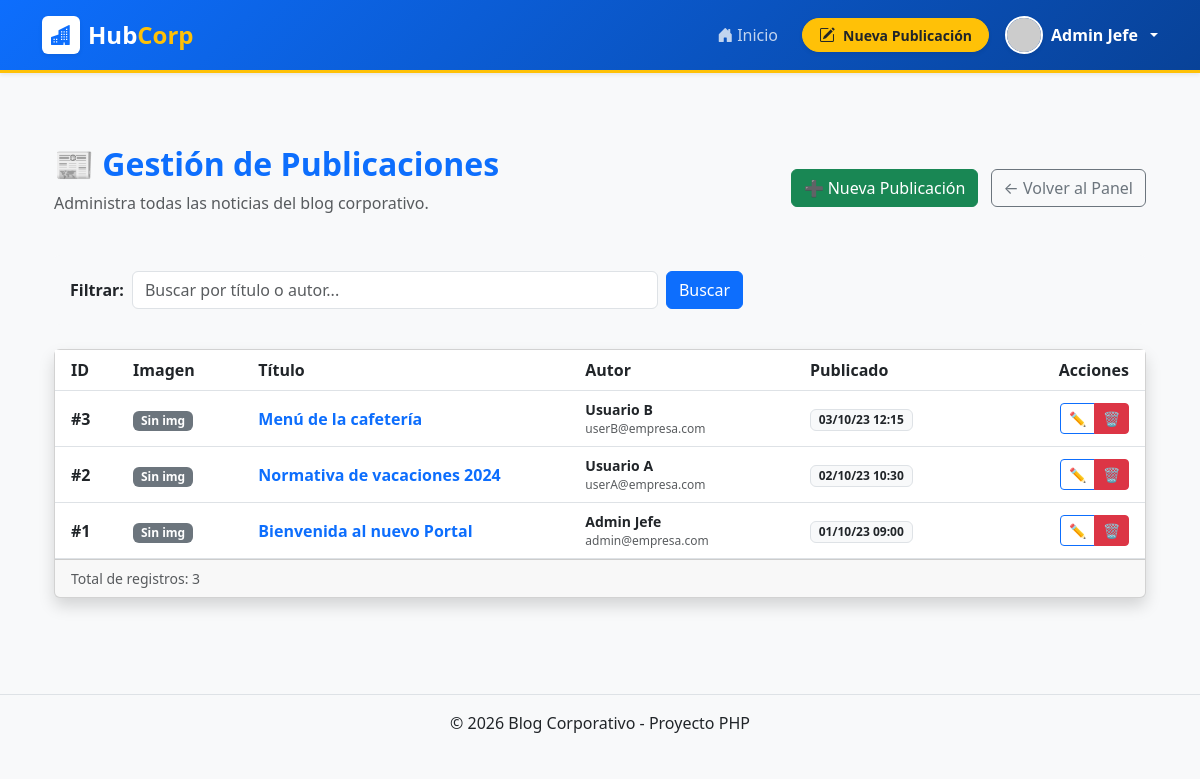
Screenshot of /admin/posts.php (signed in) with the database file from the repository.
### tables this page shows
CREATE TABLE posts (
    id INT AUTO_INCREMENT PRIMARY KEY,
    titulo VARCHAR(200) NOT NULL,
    contenido TEXT NOT NULL,
    imagen VARCHAR(255) DEFAULT 'default.png',  
    fecha_publicacion DATETIME DEFAULT CURRENT_TIMESTAMP,
    autor_id INT,
    FOREIGN KEY (autor_id) REFERENCES usuarios(id) ON DELETE CASCADE
);

CREATE TABLE usuarios (
    id INT AUTO_INCREMENT PRIMARY KEY,
    nombre VARCHAR(100) NOT NULL,
    email VARCHAR(100) NOT NULL UNIQUE,
    password VARCHAR(255) NOT NULL,
    rol ENUM('admin', 'empleado') DEFAULT 'empleado',
    cargo VARCHAR(100) DEFAULT 'Nuevo empleado',
    avatar VARCHAR(255) DEFAULT 'default.png',  
    fecha_registro DATETIME DEFAULT CURRENT_TIMESTAMP
);

### admin/posts.php (the view, shortened to what this page needs)
<?php
require_once '../includes/conexion.php';
$where_clause = "";
$busqueda = "";
$sql = "SELECT posts.*, usuarios.nombre AS autor_nombre, usuarios.email AS autor_email
        FROM posts
        LEFT JOIN usuarios ON posts.autor_id = usuarios.id
        $where_clause
        ORDER BY posts.fecha_publicacion DESC";
$posts = mysqli_query($conn, $sql);
?>
<?php include '../includes/header.php'; ?>
<div class="container py-5">
    <div class="d-flex justify-content-between align-items-center mb-4">
        <div>
            <h2 class="text-primary fw-bold">📰 Gestión de Publicaciones</h2>
            <p class="text-muted">Administra todas las noticias del blog corporativo.</p>
        </div>
        <div>
            <a href="../crear_post.php" class="btn btn-success">
                ➕ Nueva Publicación
            </a>
            <a href="index.php" class="btn btn-outline-secondary ms-2">
                &larr; Volver al Panel
            </a>
        </div>
    </div>
    <div class="card mb-4 bg-light border-0">
        <div class="card-body">
            <form action="posts.php" method="GET" class="row g-2 align-items-center">
                <div class="col-auto">
                    <label class="fw-bold">Filtrar:</label>
                </div>
                <div class="col-md-6">
                    <input type="text" name="busqueda" class="form-control" placeholder="Buscar por título o autor..." value="<?php echo htmlspecialchars($busqueda); ?>">
                </div>
                <div class="col-auto">
                    <button type="submit" class="btn btn-primary">Buscar</button>
                </div>
            </form>
        </div>
    </div>
    <div class="card shadow">
        <div class="card-body p-0">
            <div class="table-responsive">
                <table class="table table-hover align-middle mb-0">
                    <thead class="bg-dark text-white">
                        <tr>
                            <th class="ps-3">ID</th>
                            <th>Imagen</th>
                            <th style="width: 30%;">Título</th>
                            <th>Autor</th>
                            <th>Publicado</th>
                            <th class="text-end pe-3">Acciones</th>
                        </tr>
                    </thead>
                    <tbody>
                        <?php
                        if (mysqli_num_rows($posts) > 0):
                            while ($post = mysqli_fetch_assoc($posts)):
                        ?>
                            <tr>
                                <td class="ps-3 fw-bold">#<?php echo $post['id']; ?></td>
                                <td>
                                    <?php if (!empty($post['imagen']) && file_exists('../assets/img/posts/' . $post['imagen'])): ?>
                                        <img src="../assets/img/posts/<?php echo $post['imagen']; ?>"
                                             class="rounded shadow-sm" style="width: 50px; height: 35px; object-fit: cover;">
                                    <?php else: ?>
                                        <span class="badge bg-secondary">Sin img</span>
                                    <?php endif; ?>
                                </td>
                                <td>
                                    <a href="../post.php?id=<?php echo $post['id']; ?>" target="_blank" class="fw-bold text-decoration-none">
                                        <?php echo htmlspecialchars(substr($post['titulo'], 0, 50)) . (strlen($post['titulo']) > 50 ? '...' : ''); ?>
                                    </a>
                                </td>
                                <td>
                                    <div class="small fw-bold"><?php echo htmlspecialchars($post['autor_nombre']); ?></div>
                                    <div class="small text-muted" style="font-size: 0.75rem;"><?php echo htmlspecialchars($post['autor_email']); ?></div>
                                </td>
                                <td>
                                    <span class="badge bg-light text-dark border">
                                        <?php echo date("d/m/y H:i", strtotime($post['fecha_publicacion'])); ?>
                                    </span>
                                </td>
                                <td class="text-end pe-3">
                                    <div class="btn-group" role="group">
                                        <a href="../editar_post.php?id=<?php echo $post['id']; ?>" class="btn btn-sm btn-outline-primary" title="Editar">
                                            ✏️
                                        </a>
                                        <a href="../borrar_post.php?id=<?php echo $post['id']; ?>&from=admin"
                                           class="btn btn-sm btn-danger"
                                           title="Eliminar permanentemente"
                                           onclick="return confirm('⚠️ ¿Estás seguro de borrar este post?\n\nTítulo: <?php echo htmlspecialchars($post['titulo']); ?>');">
                                            🗑️
                                        </a>
                                    </div>
                                </td>
                            </tr>
                        <?php
                            endwhile;
                        endif; ?>
                    </tbody>
                </table>
            </div>
        </div>
        <div class="card-footer text-muted small">
            Total de registros: <?php echo mysqli_num_rows($posts); ?>
        </div>
    </div>
</div>
<?php include '../includes/footer.php'; ?>

### rows the page displays
posts: id "3", imagen "Sin img", titulo "Menú de la cafetería", autor.nombre "Usuario B", autor.email "userB@empresa.com", fecha_publicacion "03/10/23 12:15"
posts: id "2", imagen "Sin img", titulo "Normativa de vacaciones 2024", autor.nombre "Usuario A", autor.email "userA@empresa.com", fecha_publicacion "02/10/23 10:30"
posts: id "1", imagen "Sin img", titulo "Bienvenida al nuevo Portal", autor.nombre "Admin Jefe", autor.email "admin@empresa.com", fecha_publicacion "01/10/23 09:00"

### other values shown
$_SESSION['nombre'] "Admin Jefe"
mysqli_num_rows($posts) "3"
